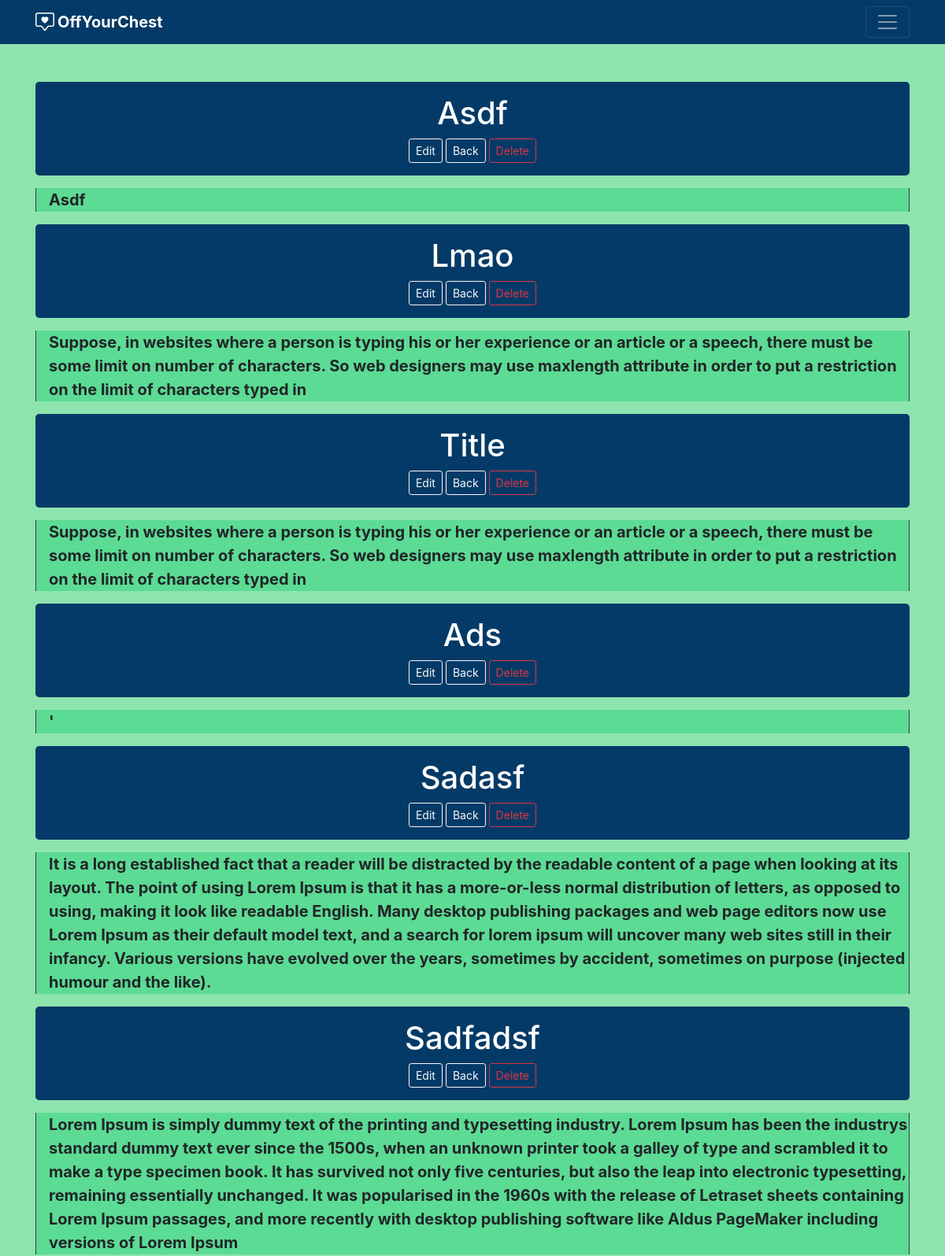
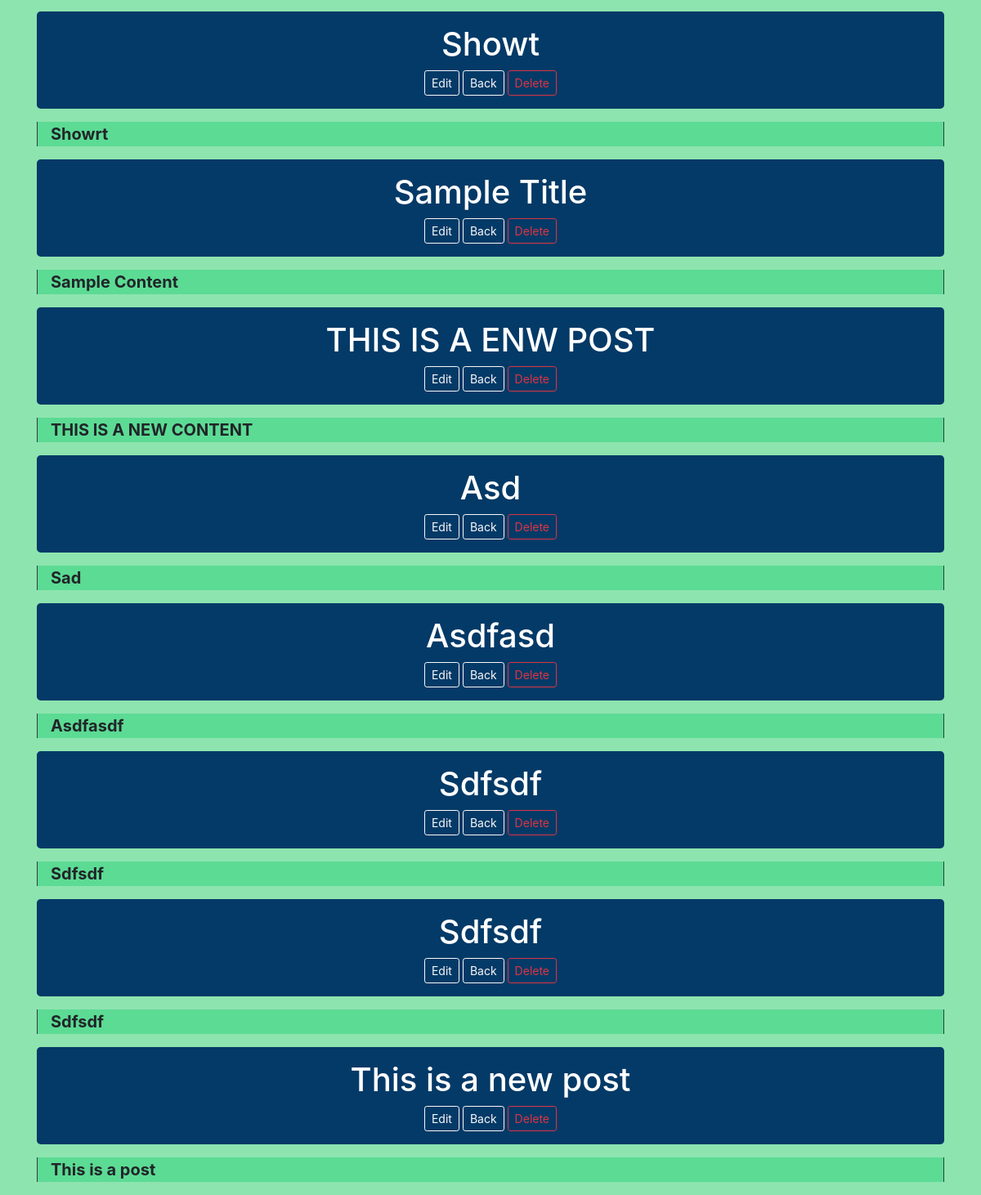
Page /pages/view.php on the committed database (2 pictures, top to bottom).
### tables this page shows
CREATE TABLE `data` (
  `id` int(11) NOT NULL,
  `title` varchar(255) NOT NULL,
  `content` longtext NOT NULL
);

### config/logic.php (called while the page is built, shortened)
<?php
    include "db.php";
    if(isset($_REQUEST['id'])){
        $id=$_REQUEST['id'];
        $sql = "SELECT * FROM data WHERE id = $id";
        $query = mysqli_query($conn, $sql);
    }
    else{
        $sql = "SELECT * FROM data";
        $query = mysqli_query($conn, $sql);
    }
?>

### pages/view.php (the view, shortened to what this page needs)
<?php
    include "logic.php"
?>
<!DOCTYPE html>
<html lang="en">
    <head>
        <link rel="stylesheet" href="https://cdn.jsdelivr.net/npm/bootstrap@4.3.1/dist/css/bootstrap.min.css">
        <link rel="stylesheet" href="style.css">
    </head>
    <body>
    <header>
        <div class="navbar navbar-dark box-shadow">
            <div class="container d-flex justify-content-between">
            <a href="#" class="navbar-brand d-flex align-items-center">
                <strong class="mx-1">OffYourChest</strong>
            </a>
            <button class="navbar-toggler" type="button" data-toggle="collapse" data-target="#navbarHeader" aria-controls="navbarHeader" aria-expanded="false" aria-label="Toggle navigation">
                <span class="navbar-toggler-icon"></span>
            </button>
            </div>
        </div>
    </header>
    <div class="container mt-5">
        <?php foreach($query as $q){?>
            <div class="title-card p-3 rounded-lg text-white text-center">
                <h1 id="blog-title"><?php echo $q['title'];?></h1>
                <div class="d-flex mt-2 rounded-lg justify-content-center align-items-center">
                    <a href="edit.php?id=<?php echo $q['id']?>" class="btn btn-sm btn-outline-light btn2">Edit</a>
                    <a href="viewall.php?>" class="btn btn-sm btn-outline-light btn2 mx-1">Back</a>
                    <form method = "POST">
                        <button name="delete" class="btn btn-outline-danger btn-sm">Delete</button>
                    </form>
                </div>
            </div>
            <div class="content-card mt-3">
                <p class="mt-1 font-weight-bold border-left border-right border-3 border-dark pl-3 view-p"><?php echo $q['content'];?></p>
            </div>
        <?php }?>
    </div>
</body>
</html>

### pages/style.css (style rules this page uses)
.navbar { background-color: #043a67; }
#main-container,body { background-color: #8de4af; }
.title-card { background-color: #043a67; }
p::first-letter, h5::first-letter, h1::first-letter { text-transform: uppercase; }
.view-p { font-size:20px; }
.content-card { background-color: #5cdb94; }

### rows in the picture
data: title "asdf", content "asdf"
data: title "Lmao", content "Suppose, in websites where a person is typing his or her experience or an article or a speech, there must be some limit on number of characters. So web designers may use maxlength attribute in order to put a restriction on the limit of characters typed in"
data: title "Title", content "Suppose, in websites where a person is typing his or her experience or an article or a speech, there must be some limit on number of characters. So web designers may use maxlength attribute in order to put a restriction on the limit of characters typed in"
data: title "ads", content "'"
data: title "sadasf", content "It is a long established fact that a reader will be distracted by the readable content of a page when looking at its layout. The point of using Lorem Ipsum is that it has a more-or-less normal distribution of letters, as opposed to using, making it look like readable English. Many desktop publishing packages and web page editors now use Lorem Ipsum as their default model text, and a search for lorem ipsum will uncover many web sites still in their infancy. Various versions have evolved over the years, sometimes by accident, sometimes on purpose (injected humour and the like)."
data: title "sadfadsf", content "Lorem Ipsum is simply dummy text of the printing and typesetting industry. Lorem Ipsum has been the industrys standard dummy text ever since the 1500s, when an unknown printer took a galley of type and scrambled it to make a type specimen book. It has survived not only five centuries, but also the leap into electronic typesetting, remaining essentially unchanged. It was popularised in the 1960s with the release of Letraset sheets containing Lorem Ipsum passages, and more recently with desktop publishing software like Aldus PageMaker including versions of Lorem Ipsum"
data: title "showt", content "showrt"
data: title "Sample Title", content "Sample Content"
data: title "THIS IS A ENW POST", content "THIS IS A NEW CONTENT"
data: title "asd", content "sad"
data: title "asdfasd", content "asdfasdf"
data: title "sdfsdf", content "sdfsdf"
data: title "sdfsdf", content "sdfsdf"
data: title "this is a new post", content "this is a post"
